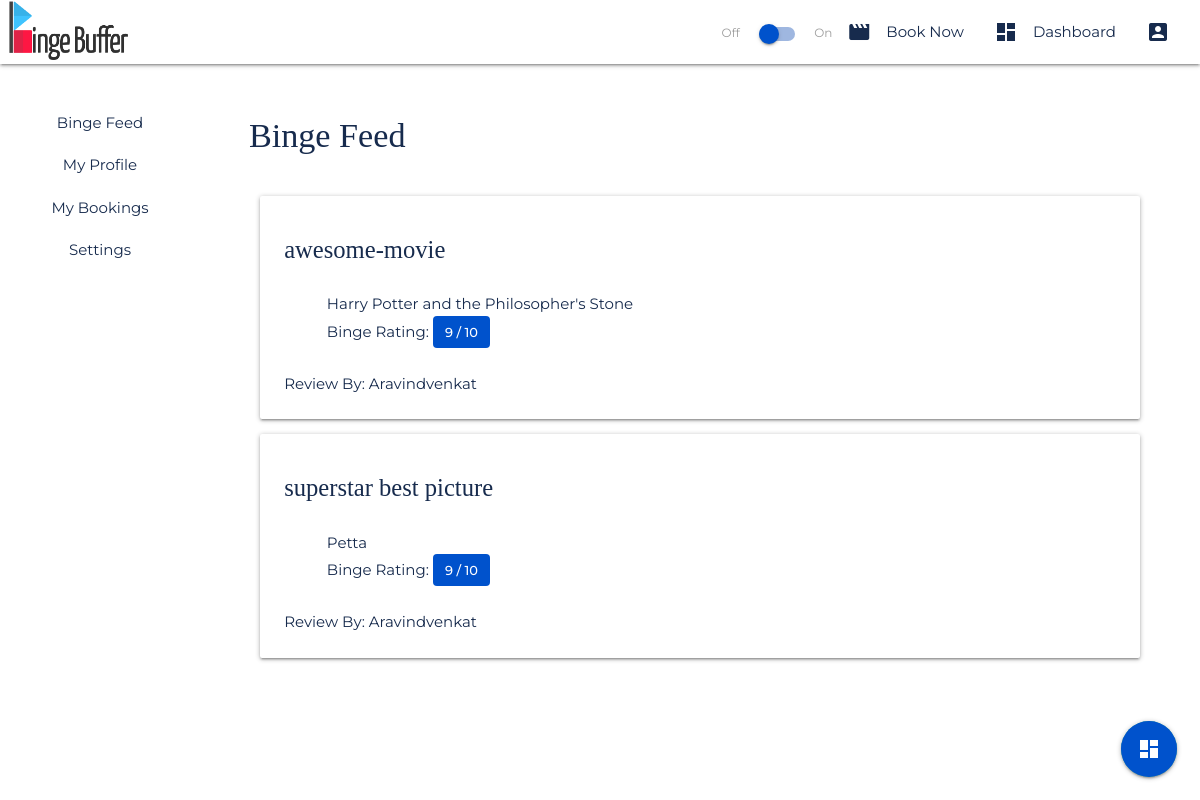
/dashboard/feed/ (signed in), run on an earlier commit of the app's database.
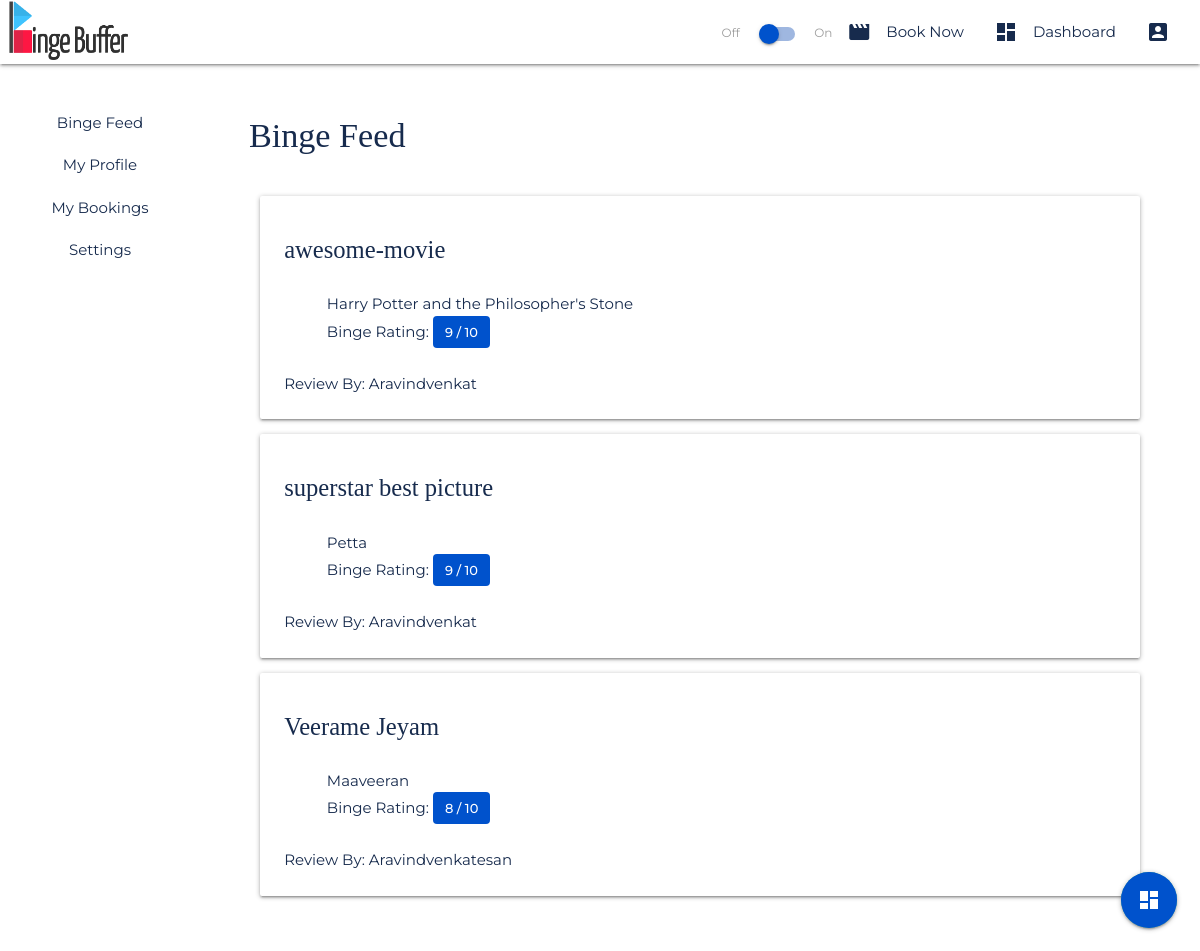
And on a later commit of the database.
### dashboard/models.py (models this page shows, shortened)
class MovieReview(models.Model):
    id = models.UUIDField(primary_key=True, default=uuid.uuid4, editable=False)
    user = models.ForeignKey(User, on_delete=models.CASCADE, default=None)
    movie_id = models.CharField(max_length=30)
    movie_posterpath = models.CharField(max_length=30, default=None)
    movie_backdroppath = models.CharField(max_length=30, default=None)
    movie_name = models.CharField(max_length=30)
    movie_rating = models.IntegerField()
    movie_review = models.CharField(max_length=1000)
    review_title = models.CharField(max_length=100, default=None)
    review_slug = models.SlugField(default=None)
    review_public_status = models.BooleanField(default=False)
    review_hash = models.CharField(max_length=200)

### dashboard/views.py (the view)
# urls.py: path('feed/', views.dashboard_feed, name='feed'),
@login_required(login_url="/accounts/login")
def dashboard_feed(request):
    reviews = MovieReview.objects.filter(review_public_status=True)
    return render(request, 'dashboard/dashboard_feed.html' , {'reviews': reviews})

### templates/dashboard/dashboard_feed.html (shortened to what this page needs)
{% extends 'dashboard/dashboard_home.html' %} {% block dashboardcontent %}
<div class="fluid-container">
  <div class="row">
    {% if reviews|length > 0 %}
    <h4 class="text-secondary">
      Binge Feed
    </h4>
    {% else %}
    <h4 class="text-secondary">
      Feed Not Available
    </h4>
    {% endif %}
  </div>
  <div class="col s12">
    <div class="row">
      {% for review in reviews %}
      <div class="card-panel text-secondary bg-nav">
        <div class="row">
          <h5 class="col s12 text-secondary mb-2 hover-title">
            <a
              href="{% url 'dashboard:reviewdetail' reviewId=review.id reviewTitle=review.review_title %}"
              class="bg-nav text-secondary"
              >{{review.review_title}}</a
            >
          </h5>
          <div class="fluid-container">
            <div class="col s12">
              {{review.movie_name}}
            </div>
            <div class="col s12">
              Binge Rating:
              <span class="chip">{{review.movie_rating}} / 10</span>
            </div>
          </div>
        </div>
        <div class="row mb-0">
          <div class="col s6 text-secondary">
            Review By: {{review.user | title}}
          </div>
        </div>
      </div>
      {% endfor %}
    </div>
  </div>
</div>
<div class="fixed-action-btn">
  <a class="btn-floating btn-large">
    <i class="large material-icons bg-primary">dashboard</i>
  </a>
</div>
{% endblock %}

What changed in the data, as far as the page shows it:
added MovieReview: review_title "Veerame Jeyam", movie_name "Maaveeran", movie_rating "8", user "Aravindvenkatesan"
